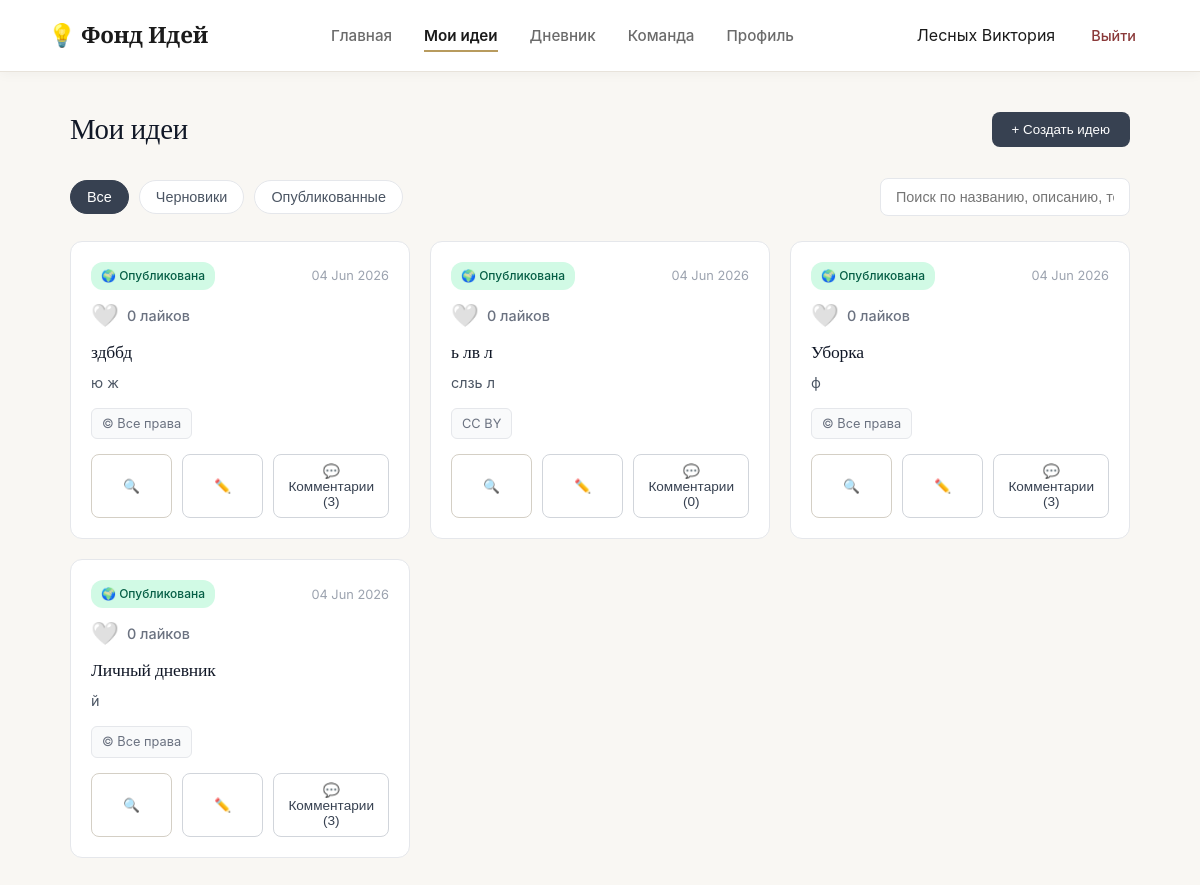
Screenshot of /ideas (signed in) with the database file from the repository.
### data/models.py (models this page shows, shortened)
class User(db.Model):
    id = db.Column(db.Integer, primary_key=True)
    username = db.Column(db.String(80), nullable=False)
    email = db.Column(db.String(120), unique=True, nullable=False)
    password_hash = db.Column(db.String(256))
    bio = db.Column(db.Text, default="")
    about_me = db.Column(db.Text, default="")
    city = db.Column(db.String(100), default="Москва, Россия")
    joined_year = db.Column(db.String(10), default="2026")
    is_email_visible = db.Column(db.Boolean, default=True)
    is_city_visible = db.Column(db.Boolean, default=True)
    is_photo_visible = db.Column(db.Boolean, default=True)
    is_skills_visible = db.Column(db.Boolean, default=True)
    is_description_visible = db.Column(db.Boolean, default=True)
    is_ideas_visible = db.Column(db.Boolean, default=True)
    is_team_visible = db.Column(db.Boolean, default=True)
    ideas = db.relationship('Idea', backref='author', lazy=True)
    diary_entries = db.relationship('DiaryEntry', backref='owner', lazy=True)
    skills = db.relationship('Skill', backref='owner_skill', lazy=True)

class Idea(db.Model):
    id = db.Column(db.Integer, primary_key=True)
    user_id = db.Column(db.Integer, db.ForeignKey('user.id'), nullable=False)
    title = db.Column(db.String(200), nullable=False)
    description = db.Column(db.Text)
    category = db.Column(db.String(50))
    visibility = db.Column(db.String(20), default='draft')
    license = db.Column(db.String(20), default='all_rights')
    tags = db.Column(db.String(200))
    date = db.Column(db.String(50))

### app.py (the view)
@app.route('/ideas')
def ideas():
    user = get_current_user()
    if not user: return redirect(url_for('index'))
    liked_ideas = {l.idea_id for l in Like.query.filter_by(user_id=user.id).all()}
    return render_template('ideas.html', username=user.username, user=user, liked_ideas=liked_ideas)

### app.py (called while the page is built)
def get_current_user():
    if 'user_id' in session:
        return User.query.get(session['user_id'])
    return None

### templates/ideas.html (shortened to what this page needs)
<!DOCTYPE html>
<html lang="ru">
<head>
    <link rel="stylesheet" href="{{ url_for('static', filename='css/styles.css') }}">
    <link rel="stylesheet" href="{{ url_for('static', filename='css/ideas.css') }}">
    <link rel="stylesheet" href="{{ url_for('static', filename='css/dashboard.css') }}">
</head>
<body class="dash-body">
    <nav class="navbar">
        <div class="nav-brand">💡 Фонд Идей</div>
        <div class="nav-links">
            <a href="{{ url_for('dashboard') }}">Главная</a>
            <a href="{{ url_for('ideas') }}" class="active">Мои идеи</a>
            <a href="{{ url_for('diary') }}">Дневник</a>
            <a href="{{ url_for('team') }}">Команда</a>
            <a href="{{ url_for('profile') }}">Профиль</a>
        </div>
        <div class="nav-user">
            <span>{{ username }}</span>
            <a href="{{ url_for('logout') }}" class="btn-logout">Выйти</a>
        </div>
    </nav>
    <main class="ideas-main">
        <div class="ideas-header">
            <h1>Мои идеи</h1>
            <button class="btn-create" onclick="openModal()">+ Создать идею</button>
        </div>
        <div class="ideas-controls">
            <div class="filters">
                <button class="filter-btn active" data-filter="all">Все</button>
                <button class="filter-btn" data-filter="draft">Черновики</button>
                <button class="filter-btn" data-filter="published">Опубликованные</button>
            </div>
            <div class="search-box">
                <input type="text" id="searchInput" placeholder="Поиск по названию, описанию, тегам...">
            </div>
        </div>
        <div class="ideas-grid" id="ideasGrid">
            {% if user.ideas %}
                {% for idea in user.ideas|reverse %}
                <div class="idea-card"
                     data-id="{{ idea.id }}"
                     data-title="{{ idea.title | e }}"
                     data-desc="{{ idea.description | e }}"
                     data-category="{{ idea.category }}"
                     data-visibility="{{ idea.visibility }}"
                     data-license="{{ idea.license }}"
                     data-tags="{{ idea.tags | e }}"
                     data-date="{{ idea.date }}">
                    <div class="card-header">
                        <span class="badge {{ 'published' if idea.visibility == 'published' else ('private' if idea.visibility == 'private' else 'draft') }}">
                            {{ '🌍 Опубликована' if idea.visibility == 'published' else ('🔒 Приватная' if idea.visibility == 'private' else '📝 Черновик') }}
                        </span>
                        <span class="date">{{ idea.date }}</span>
                    </div>
                    <div class="idea-likes" style="display: flex; align-items: center; gap: 8px; margin-bottom: 12px; color: #6b7280; font-size: 0.9rem;">
                        <form action="/like_idea/{{ idea.id }}" method="POST" style="display: inline;">
                            <button type="submit" style="background: none; border: none; cursor: pointer; font-size: 1.4rem; padding: 0; transition: transform 0.2s;" onmouseover="this.style.transform='scale(1.2)'" onmouseout="this.style.transform='scale(1)'">
                                {{ '❤️' if idea.id in liked_ideas else '🤍' }}
                            </button>
                        </form>
                        <span style="font-weight: 500;">{{ idea.likes|length }} лайков</span>
                    </div>
                    <h3>{{ idea.title }}</h3>
                    <p>{{ idea.description }}</p>
                    <div class="card-tags">
                        <span class="license-badge">
                            {{ '© Все права' if idea.license == 'all_rights' else
                               'CC BY' if idea.license == 'cc_by' else
                               'CC BY-SA' if idea.license == 'cc_by_sa' else
                               'CC BY-NC' if idea.license == 'cc_by_nc' else
                               'MIT' if idea.license == 'mit' else
                               'Public Domain' }}
                        </span>
                    </div>
                    <div class="card-actions">
                        <button class="action-btn" onclick="openViewModal(this.closest('.idea-card'))">🔍</button>
                        <button class="action-btn outline" onclick="openEditModal(this.closest('.idea-card'))">✏️</button>
                        <button class="action-btn outline" id="commentsBtn-{{ idea.id }}" onclick="openCommentsModal({{ idea.id }})">💬 Комментарии ({{ idea.comments|length }})</button>
                    </div>
                </div>
                {% endfor %}
            {% endif %}
        </div>
    </main>
</body>
</html>

### static/css/styles.css (style rules this page uses)
:root { --bg-paper: #F9F7F3; --bg-white: #FFFFFF; --bg-edge: #F1EDE6; --text-ink: #1A1A1A; --text-pencil: #6B6B6B; --text-light: #9CA3AF; --accent-binding: #8B3A3A; --accent-binding-hover: #6B2D2D; --accent-foil: #B89B5E; --accent-foil-light: #D4C5A3; --border-paper: #E8E3DB; --border-dark: #D4CFC5; --shadow-soft: 0 4px 20px rgba(26, 26, 26, 0.06); --shadow-medium: 0 8px 30px rgba(26, 26, 26, 0.08); --shadow-card: 0 2px 12px rgba(26, 26, 26, 0.04); --radius-sm: 8px; --radius-md: 12px; --radius-lg: 16px; --ease-smooth: cubic-bezier(0.25, 0.1, 0.25, 1); --transition-base: all 0.3s var(--ease-smooth); }
* { margin: 0; padding: 0; box-sizing: border-box; }
body { font-family: 'Inter', -apple-system, BlinkMacSystemFont, 'Segoe UI', sans-serif; background: var(--bg-paper); color: var(--text-ink); line-height: 1.65; -webkit-font-smoothing: antialiased; -moz-osx-font-smoothing: grayscale; }
h1, h2, h3, h4, h5, h6 { font-family: 'Cormorant Garamond', Georgia, serif; font-weight: 500; line-height: 1.25; letter-spacing: -0.01em; color: var(--text-ink); }
.navbar { height: 72px; padding: 0 48px; background: var(--bg-white); display: flex; align-items: center; justify-content: space-between; border-bottom: 1px solid var(--border-paper); box-shadow: var(--shadow-card); position: sticky; top: 0; z-index: 100; }
.nav-brand { font-family: 'Cormorant Garamond', serif; font-weight: 600; font-size: 1.4rem; color: var(--text-ink); letter-spacing: -0.01em; }
.nav-links { display: flex; gap: 32px; }
.nav-links a { text-decoration: none; color: var(--text-pencil); font-weight: 500; font-size: 0.95rem; transition: var(--transition-base); position: relative; padding: 4px 0; }
.nav-links a::after { content: ''; position: absolute; bottom: 0; left: 0; width: 0; height: 2px; background: var(--accent-foil); transition: width 0.3s var(--ease-smooth); }
.nav-links a.active, .nav-links a:hover { color: var(--text-ink); font-weight: 600; }
.nav-links a.active::after, .nav-links a:hover::after { width: 100%; }
.nav-user { display: flex; align-items: center; gap: 20px; }
.btn-logout { color: var(--accent-binding); text-decoration: none; font-weight: 500; font-size: 0.9rem; transition: var(--transition-base); padding: 8px 16px; border-radius: var(--radius-sm); }

### static/css/dashboard.css (style rules this page uses)
.dash-body { background: var(--bg-paper); min-height: 100vh; }
.action-btn { padding: 8px 14px; border: 1px solid var(--border-dark); background: var(--bg-white); border-radius: 8px; cursor: pointer; font-size: 0.85rem; color: var(--text-pencil); transition: var(--transition-base); }
.action-btn.outline { background: transparent; }

### rows the page displays
User: username "Лесных Виктория"
Idea: visibility "🌍 Опубликована", date "04 Jun 2026", id "🤍", likes|length "0", title "здббд", description "ю ж", license "© Все права", comments|length "3"
Idea: visibility "🌍 Опубликована", date "04 Jun 2026", id "🤍", likes|length "0", title "ь лв л", description "слзь л", license "CC BY", comments|length "0"
Idea: visibility "🌍 Опубликована", date "04 Jun 2026", id "🤍", likes|length "0", title "Уборка", description "ф", license "© Все права", comments|length "3"
Idea: visibility "🌍 Опубликована", date "04 Jun 2026", id "🤍", likes|length "0", title "Личный дневник", description "й", license "© Все права", comments|length "3"
